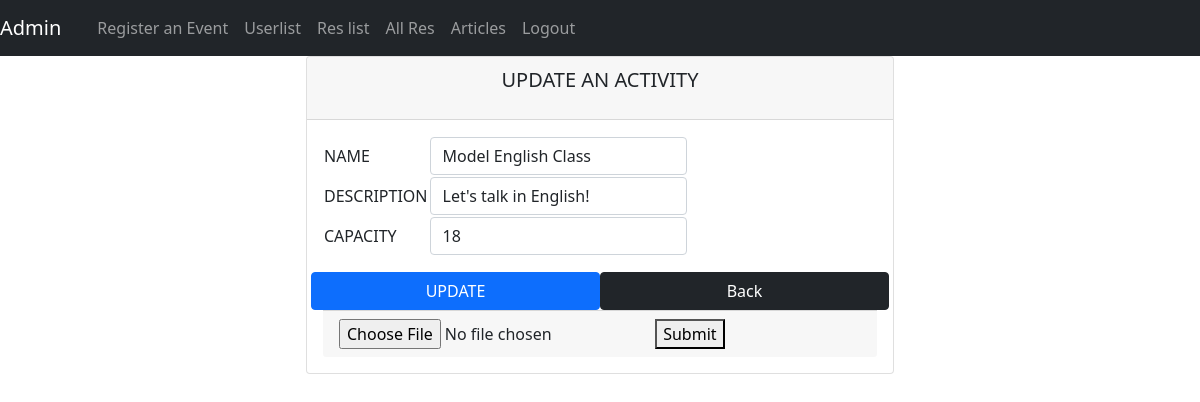
The app's page /updateAct.php?act_id=1 with its own data.
### tables this page shows
CREATE TABLE `activities` (
  `act_id` int(11) NOT NULL,
  `event_id` int(11) NOT NULL,
  `aname` varchar(255) NOT NULL,
  `adesc` varchar(255) NOT NULL,
  `capacity` varchar(255) NOT NULL,
  `aimg` varchar(255) DEFAULT NULL
);

### classes/Database.php (called while the page is built, shortened)
<?php
class Database{
    private $servername = 'us-cdbr-east-04.cleardb.com';
    private $username = 'bc0834ecc021a1';
    private $password = 'f7c8f6cf';
    private $db_name = 'heroku_6466d73cb3ad493';
    function __construct()
    {
        return $this->conn = new mysqli($this->servername,$this->username,$this->password,$this->db_name);
    }
}
?>

### action.php (called while the page is built, shortened)
<?php
include 'classes/Functions.php';
$functionObj = new Functions;
?>

### classes/Functions.php (called while the page is built, shortened)
<?php
include 'Database.php';
class Functions extends Database{
        function get_one_act($id){
            $sql = "SELECT * FROM activities WHERE act_id = '$id'";
            $result = $this->conn->query($sql);
            if($result->num_rows == 1){
                return $result->fetch_assoc();
            }else{
            }
        }
}
?>

### updateAct.php (the view, shortened to what this page needs)
<?php
include 'action.php';
$id = $_GET['act_id'];
$data = $functionObj-> get_one_act($id);
?>
<!DOCTYPE html>
<html lang="en">
<head>
                <link rel="stylesheet" href="https://cdn.jsdelivr.net/npm/bootstrap@5.0.2/dist/css/bootstrap.min.css">
</head>
<body>
<?php
include 'navbar.php';
?>
    <div class="container-fluid">
        <div class="card mx-auto w-50">
            <div class="card-header">
                <p class="lead text-center">
                    UPDATE AN ACTIVITY
                </p>
            </div>
            <div class="card-body">
                <form action="action.php?id=<?php echo $id?>" method="post">
                    <table>
                        <tr>
                            <td>
                                <label for="aname">NAME</label>
                            </td>
                            <td>
                                <input type="text" name="aname" value="<?php echo $data['aname']?>" id="" class="form-control">
                            </td>
                        </tr>
                        <tr>
                            <td>
                                <label for="adesc">DESCRIPTION</label>
                            </td>
                            <td>
                                <input type="text" name="adesc" value="<?php echo $data['adesc']?>" id="" class="form-control">
                            </td>
                        </tr>
                        <tr>
                            <td>
                                <label for="capacity">CAPACITY</label>
                            </td>
                            <td>
                                <input type="text" name="capacity" value="<?php echo $data['capacity']?>" id="" class="form-control">
                            </td>
                        </tr>
                    </table>
                    <div class="row text-center">
                        <button type="submit" name="updateAct" class="btn btn-primary mt-3 col-6">UPDATE</button>
                        <a href="admin.php" class="btn btn-dark mt-3 col-6">Back</a>
                    </div>
                </form>
                <div class="card-footer">
                    <form action="action.php" method="post" enctype="multipart/form-data">
                        <input type="file" name="picture" id="">
                        <button type="submit" name="aimgUpdate">Submit</button>
                    </form>
                </div>
            </div>
        </div>
    </div>
</body>
</html>

### records on screen
activities: aname "Model English Class", adesc "Let's talk in English!", capacity "18"
